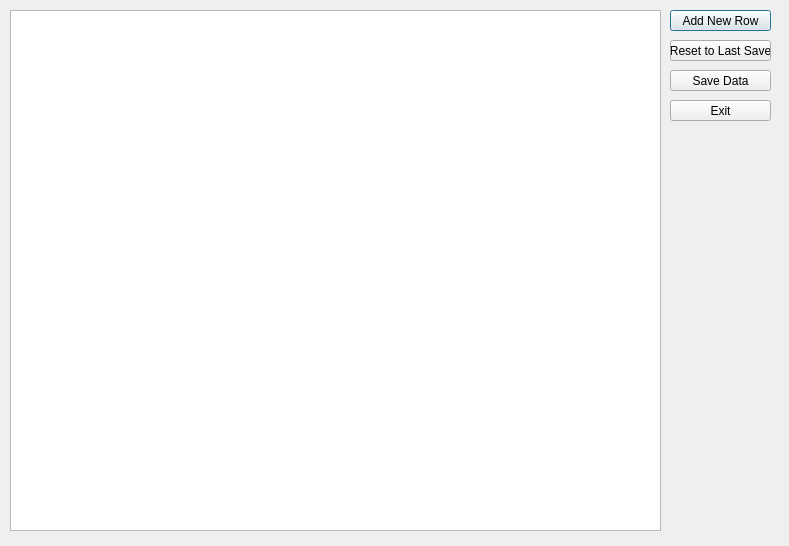
<?xml version="1.0" encoding="UTF-8"?>
<ui version="4.0">
 <class>Dialog</class>
 <widget class="QDialog" name="Dialog">
  <property name="geometry">
   <rect>
    <x>0</x>
    <y>0</y>
    <width>789</width>
    <height>546</height>
   </rect>
  </property>
  <property name="windowTitle">
   <string>Dialog</string>
  </property>
  <widget class="QPushButton" name="new_row">
   <property name="geometry">
    <rect>
     <x>670</x>
     <y>10</y>
     <width>101</width>
     <height>21</height>
    </rect>
   </property>
   <property name="text">
    <string>Add New Row</string>
   </property>
  </widget>
  <widget class="QPushButton" name="reset">
   <property name="geometry">
    <rect>
     <x>670</x>
     <y>40</y>
     <width>101</width>
     <height>21</height>
    </rect>
   </property>
   <property name="text">
    <string>Reset to Last Save</string>
   </property>
  </widget>
  <widget class="QPushButton" name="save">
   <property name="geometry">
    <rect>
     <x>670</x>
     <y>70</y>
     <width>101</width>
     <height>21</height>
    </rect>
   </property>
   <property name="text">
    <string>Save Data</string>
   </property>
  </widget>
  <widget class="QPushButton" name="exit">
   <property name="geometry">
    <rect>
     <x>670</x>
     <y>100</y>
     <width>101</width>
     <height>21</height>
    </rect>
   </property>
   <property name="text">
    <string>Exit</string>
   </property>
  </widget>
  <widget class="QTableWidget" name="ElemTable">
   <property name="geometry">
    <rect>
     <x>10</x>
     <y>10</y>
     <width>651</width>
     <height>521</height>
    </rect>
   </property>
  </widget>
 </widget>
 <resources/>
 <connections/>
</ui>
